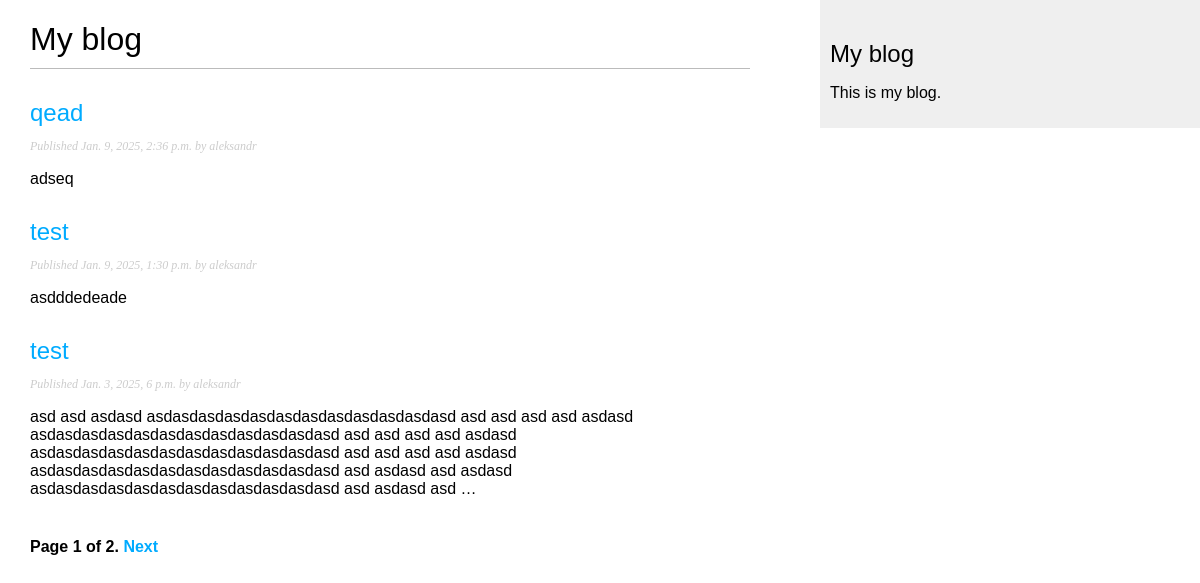
Screenshot of /blog/ with the database file from the repository.
### blog/models.py (models this page shows, shortened)
class Post(models.Model):
    objects = models.Manager()
    published = PublishedManager()
    class Status(models.TextChoices):
        DRAFT = 'DF', 'Draft'
        PUBLISHED = 'PB', 'Published'
    title = models.CharField(max_length=250)
    slug = models.SlugField(max_length=250,
                            unique_for_date='publish'
                            )
    author = models.ForeignKey(
        settings.AUTH_USER_MODEL,
        on_delete=models.CASCADE,
        related_name='blog_posts',
    )
    body = models.TextField()
    publish = models.DateTimeField(default=timezone.now)
    created = models.DateTimeField(auto_now_add=True)
    updated = models.DateTimeField(auto_now=True)
    status = models.CharField(
        max_length=2,
        choices=Status.choices,
        default=Status.DRAFT,
    )
    class Meta:
        ordering = ['-publish']
        indexes = [
            models.Index(fields=['-publish']),
        ]
    def get_absolute_url(self):
        return reverse('blog:post_detail', args=[self.publish.year,
                                                 self.publish.month,
                                                 self.publish.day,
                                                 self.slug
                                                 ])

### blog/views.py (the view)
# urls.py: path('', views.post_list, name='post_list'),
def post_list(request):
    post_list = Post.published.all()
    paginator =Paginator(post_list, 3)
    page_number = request.GET.get('page',1)
    try:
        posts = paginator.get_page(page_number)
    except PageNotAnInteger:
        posts = paginator.page(1)
    except EmptyPage:
        posts = paginator.get_page(paginator.num_pages)
    return render(request, 'blog/post/list.html', {'posts': posts})

### blog/models.py (called while the page is built)
    def get_queryset(self):
        return (
            super().get_queryset().filter(status=Post.Status.PUBLISHED)
        )

### blog/templates/blog/post/list.html (shortened to what this page needs)
{% extends "blog/base.html" %}
{% block content %}
  <h1>My blog</h1>
  {% for post in posts %}
<h2>
  <a href="{{ post.get_absolute_url }}">
    {{ post.title }}
  </a>
</h2>
<p class="date">
  Published {{ post.publish }} by {{ post.author }}
</p>
{{ post.body|truncatewords:30|linebreaks }}
{% endfor %}
{% include "pagination.html" with page=posts %}
{% endblock %}

### blog/templates/blog/base.html (shortened to what this page needs)
{% load static %}
<!DOCTYPE html>
<html lang="en">
<head>
    <link href="{% static 'css/blog.css' %}" rel="stylesheet">
</head>
<body>
<div id="content">
    {% block content %}
    {% endblock %}
</div>
<div id="sidebar">
    <h2>My blog</h2>
    <p>This is my blog.</p>
</div>
</body>
</html>

### blog/templates/pagination.html (shortened to what this page needs)
<div class="pagination">
  <span class="step-links">
    <span class="current">
      Page {{ page.number }} of {{ page.paginator.num_pages }}.
    </span>
    {% if page.has_next %}
      <a href="?page={{ page.next_page_number }}">Next</a>
    {% endif %}
  </span>
</div>

### blog/static/css/blog.css (style rules this page uses)
body { margin:0; padding:0; font-family:helvetica, sans-serif; }
a { color:#00abff; text-decoration:none; }
h1 { font-weight:normal; border-bottom:1px solid #bbb; padding:0 0 10px 0; }
h2 { font-weight:normal; margin:30px 0 0; }
#content { float:left; width:60%; padding:0 0 0 30px; }
#sidebar { float:right; width:30%; padding:10px; background:#efefef; height:100%; }
p.date { color:#ccc; font-family: georgia, serif; font-size: 12px; font-style: italic; }
.pagination { margin:40px 0; font-weight:bold; }

### rows the page displays
Post: title "qead", publish "Jan. 9, 2025, 2:36 p.m.", author "aleksandr", body "adseq"
Post: title "test", publish "Jan. 9, 2025, 1:30 p.m.", author "aleksandr", body "asdddedeade"
Post: title "test", publish "Jan. 3, 2025, 6 p.m.", author "aleksandr", body "asd asd asdasd asdasdasdasdasdasdasdasdasdasdasdasd asd asd asd asd asdasd asdasdasdasdasdasdasdasdasdasdasdasd asd asd asd asd asdasd asdasdasdasdasdasdasdasdasdasdasdasd asd asd asd asd asdasd asdasdasdasdasdasdasdasdasdasdasdasd asd asdasd asd asdasd asdasdasdasdasdasdasdasdasdasdasdasd asd asdasd asd …"

### other values shown
{{ page.number }} "1"
{{ page.paginator.num_pages }} "2"
